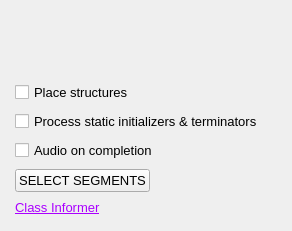
<?xml version="1.0" encoding="UTF-8"?>
<ui version="4.0">
 <class>MainCIDialog</class>
 <widget class="QDialog" name="MainCIDialog">
  <property name="windowTitle">
   <string notr="true">Class Informer</string>
  </property>
  <property name="windowIcon">
   <iconset resource="ClassInformerRes.qrc">
    <normaloff>:/res/icon.png</normaloff>:/res/icon.png</iconset>
  </property>
  <property name="modal">
   <bool>true</bool>
  </property>
  <layout class="QVBoxLayout" name="mainLayout">
   <property name="spacing">
    <number>8</number>
   </property>
   <property name="leftMargin"><number>0</number></property>
   <property name="topMargin"><number>0</number></property>
   <property name="rightMargin"><number>0</number></property>
   <property name="bottomMargin"><number>8</number></property>
   <item>
    <widget class="QLabel" name="image">
     <property name="minimumSize">
      <size>
       <width>292</width>
       <height>74</height>
      </size>
     </property>
     <property name="text">
      <string/>
     </property>
     <property name="textFormat">
      <enum>Qt::PlainText</enum>
     </property>
     <property name="textInteractionFlags">
      <set>Qt::NoTextInteraction</set>
     </property>
    </widget>
   </item>
   <item>
    <layout class="QVBoxLayout" name="optionsLayout">
     <property name="leftMargin"><number>15</number></property>
     <property name="rightMargin"><number>15</number></property>
     <item>
      <widget class="QCheckBox" name="checkBox1">
       <property name="font">
        <font>
         <pointsize>10</pointsize>
        </font>
       </property>
       <property name="text">
        <string>Place structures</string>
       </property>
      </widget>
     </item>
     <item>
      <widget class="QCheckBox" name="checkBox2">
       <property name="font">
        <font>
         <pointsize>10</pointsize>
        </font>
       </property>
       <property name="text">
        <string>Process static initializers &amp;&amp; terminators</string>
       </property>
      </widget>
     </item>
     <item>
      <widget class="QCheckBox" name="checkBox3">
       <property name="font">
        <font>
         <pointsize>10</pointsize>
        </font>
       </property>
       <property name="text">
        <string>Audio on completion</string>
       </property>
      </widget>
     </item>
     <item>
      <widget class="QPushButton" name="pushButton1">
       <property name="font">
        <font>
         <pointsize>10</pointsize>
        </font>
       </property>
       <property name="sizePolicy">
        <sizepolicy hsizetype="Fixed" vsizetype="Fixed">
         <horstretch>0</horstretch>
         <verstretch>0</verstretch>
        </sizepolicy>
       </property>
       <property name="toolTip">
        <string notr="true">&lt;html&gt;&lt;head/&gt;&lt;body&gt;&lt;p&gt;Optionally select wich segments to scan for strings.&lt;/p&gt;&lt;/body&gt;&lt;/html&gt;</string>
       </property>
       <property name="text">
        <string notr="true">SELECT SEGMENTS</string>
       </property>
       <property name="autoDefault">
        <bool>false</bool>
       </property>
      </widget>
     </item>
     <item>
      <widget class="QLabel" name="linkLabel">
       <property name="font">
        <font>
         <pointsize>10</pointsize>
        </font>
       </property>
       <property name="text">
        <string>&lt;a href=&quot;https://github.com/kweatherman/IDA_ClassInformer_PlugIn&quot; style=&quot;color:#AA00FF;&quot;&gt;Class Informer&lt;/a&gt;</string>
       </property>
       <property name="textFormat">
        <enum>Qt::AutoText</enum>
       </property>
       <property name="openExternalLinks">
        <bool>true</bool>
       </property>
      </widget>
     </item>
    </layout>
   </item>
   <item>
    <spacer name="verticalSpacer">
     <property name="orientation">
      <enum>Qt::Vertical</enum>
     </property>
     <property name="sizeHint" stdset="0">
      <size>
       <width>0</width>
       <height>0</height>
      </size>
     </property>
    </spacer>
   </item>
   <item>
    <widget class="QDialogButtonBox" name="buttonBox">
     <property name="orientation">
      <enum>Qt::Horizontal</enum>
     </property>
     <property name="standardButtons">
      <set>QDialogButtonBox::NoButton</set>
     </property>
     <property name="centerButtons">
      <bool>false</bool>
     </property>
    </widget>
   </item>
  </layout>
 </widget>
 <resources>
  <include location="ClassInformerRes.qrc"/>
 </resources>
 <connections>
  <connection>
   <sender>buttonBox</sender>
   <signal>accepted()</signal>
   <receiver>MainCIDialog</receiver>
   <slot>accept()</slot>
   <hints>
    <hint type="sourcelabel">
     <x>248</x>
     <y>254</y>
    </hint>
    <hint type="destinationlabel">
     <x>157</x>
     <y>274</y>
    </hint>
   </hints>
  </connection>
  <connection>
   <sender>buttonBox</sender>
   <signal>rejected()</signal>
   <receiver>MainCIDialog</receiver>
   <slot>reject()</slot>
   <hints>
    <hint type="sourcelabel">
     <x>316</x>
     <y>260</y>
    </hint>
    <hint type="destinationlabel">
     <x>286</x>
     <y>274</y>
    </hint>
   </hints>
  </connection>
  <connection>
   <sender>pushButton1</sender>
   <signal>pressed()</signal>
   <receiver>MainCIDialog</receiver>
   <slot>segmentSelect()</slot>
   <hints>
    <hint type="sourcelabel">
     <x>79</x>
     <y>228</y>
    </hint>
    <hint type="destinationlabel">
     <x>145</x>
     <y>169</y>
    </hint>
   </hints>
  </connection>
 </connections>
 <slots>
  <slot>segmentSelect()</slot>
 </slots>
</ui>
